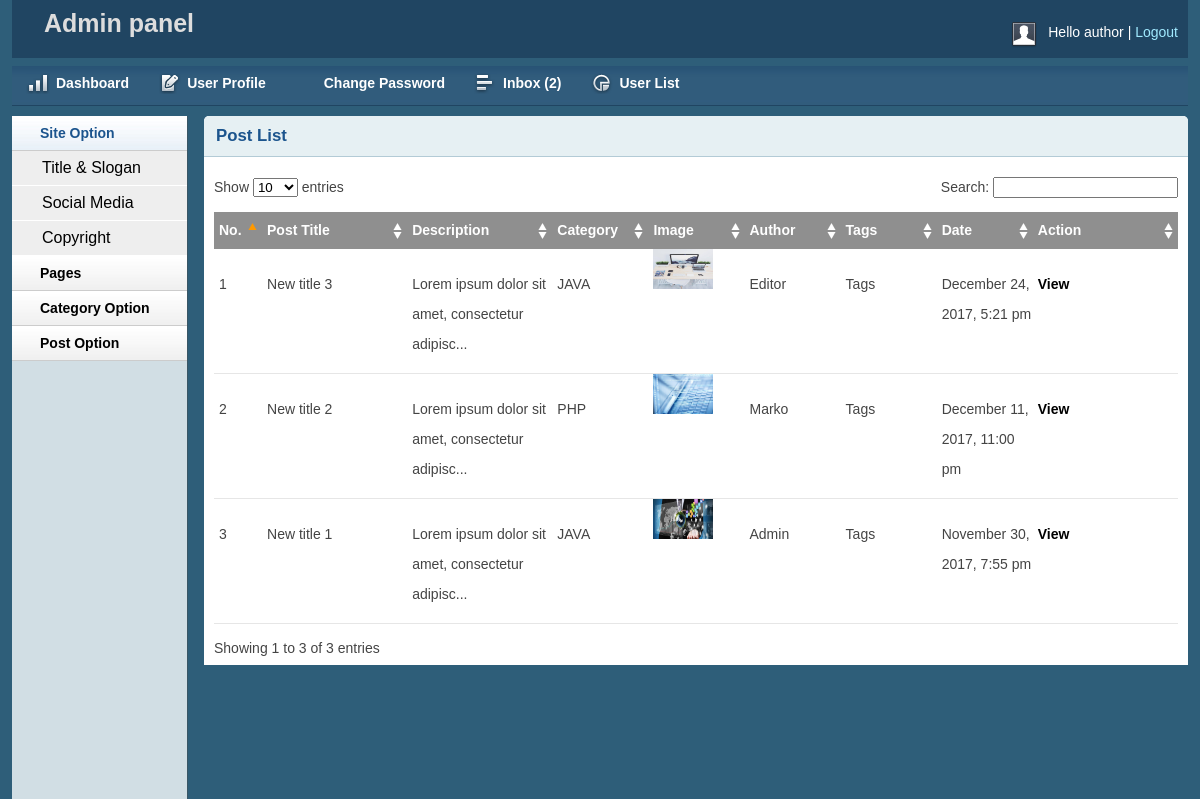
/admin/postlist.php (signed in), run on the app's committed database.
### tables this page shows
CREATE TABLE `tbl_post` (
  `id` int(11) NOT NULL,
  `cat` int(11) NOT NULL,
  `title` varchar(255) NOT NULL,
  `body` text NOT NULL,
  `image` varchar(255) NOT NULL,
  `author` varchar(50) NOT NULL,
  `tags` varchar(255) NOT NULL,
  `date` timestamp NOT NULL DEFAULT CURRENT_TIMESTAMP,
  `userid` int(11) NOT NULL
);

CREATE TABLE `tbl_category` (
  `id` int(11) NOT NULL,
  `name` varchar(50) NOT NULL
);

### lib/Database.php (called while the page is built, shortened)
<?php
Class Database{
	public $host   = DB_HOST;
	public $user   = DB_USER;
	public $pass   = DB_PASS;
	public $dbname = DB_NAME;
	public $link;
	private function connectDB(){
	$this->link = new mysqli($this->host, $this->user, $this->pass, $this->dbname);
 }
	public function select($query){
		$result = $this->link->query($query) or die($this->link->error.__LINE__);
		if($result->num_rows > 0){
			return $result;
		} else {
			return false;
		}
	}
}

### helpers/Format.php (called while the page is built, shortened)
<?php
class Format
{
	public function formatDate($date)
	{
		return date('F j, Y, g:i a', strtotime($date));
	}
	public function textShorten($text, $limit = 400)
	{
		$text = $text. " ";
		$text = substr($text, 0, $limit);
		$text = $text."...";
		return $text;
	}
}
?>

### admin/postlist.php (the view, shortened to what this page needs)
<?php include 'inc/header.php'; ?>
<?php include 'inc/sidebar.php'; ?>
        <div class="grid_10">
            <div class="box round first grid">
                <h2>Post List</h2>
                <div class="block">
                    <table class="data display datatable" id="example">
					<thead>
						<tr>
							<th width="5%">No.</th>
							<th width="15%">Post Title</th>
							<th width="15%">Description</th>
							<th width="10%">Category</th>
							<th width="10%">Image</th>
							<th width="10%">Author</th>
							<th width="10%">Tags</th>
							<th width="10%">Date</th>
							<th width="15%">Action</th>
						</tr>
					</thead>
					<tbody>
				<?php
						$query = "SELECT * , p.id
							FROM `tbl_post` AS p
							INNER JOIN tbl_category AS c ON c.id = p.cat
							ORDER BY p.title DESC";
							$post = $db->select($query);
							if($post){
								$i=0;
								while ($result = $post->fetch_assoc()){
									$i++;
				?>
						<tr class="odd gradeX">
							<td><?php echo $i; ?></td>
							<td><?php echo $result['title']; ?></td>
							<td><?php echo $fm->textShorten($result['body'], 50); ?></td>
							<td><?php echo $result['name']; ?></td>
							<td><img src="<?php echo $result['image']; ?>" height="40px" width="60px"/></td>
							<td><?php echo $result['author']; ?></td>
							<td><?php echo $result['tags']; ?></td>
							<td><?php echo $fm->formatDate($result['date']); ?></td>
							<td>
								<a href="viewpost.php?viewpostid=<?php echo $result['id']; ?>">View</a>
							</td>
						</tr>
					<?php } } ?>
					</tbody>
				</table>
               </div>
            </div>
        </div>

### admin/css/layout.css (style rules this page uses)
body { background: #fff none repeat scroll 0 0; color: #444; font-size: 14px; padding: 0; }
a { color: #000; font-weight:bold; text-decoration: none; }
h1, h2, h3, h4, h5, h6 { line-height:1.2em; margin-bottom:.3em; }
h2 { margin-top:1em; }
.box { background:#fff; margin-bottom:20px; padding:10px 10px 10px 10px; margin-left:-8px; }
.box.grid { padding-bottom:40px; }
.box.round { -moz-border-radius: 5px 5px 0px 0px; -webkit-border-radius: 5px 5px 0px 0px; border-radius: 5px 5px 0px 0px; }
.box h2 { font-size:1.2em; font-weight:bold; color:#1B548D; background:#E6F0F3; margin:-10px -10px 0 -10px; padding:10px 12px; border-bottom:1px solid #B3CBD6; -moz-border-radius: 5px 5px 0px 0px; -webkit-border-radius: 5px 5px 0px 0px; border-radius: 5px 5px 0px 0px; }
.box.first { min-height: 406px; }
.block { padding-top:20px; }
p { margin-bottom:1em; }
.block { padding-bottom:1px; }
table.display { margin: 0 auto; clear: both; width: 100%; }
.sorting_asc { background: #8f8f8f url(../img/table/sort_asc.png) no-repeat center right; padding:8px 5px; text-align:left; color:#fff; }
.sorting { background:#8f8f8f url(../img/table/sort_both.png) no-repeat center right; padding:8px 5px; text-align:left; color:#fff; }
tr.odd { height: 30px; line-height: 30px; border-bottom:1px solid #e6e6e6; }
tr.even { height: 30px; line-height: 30px; border-bottom:1px solid #e6e6e6; }
tr.odd td, tr.even td { padding-left:5px; }

### data on the page
tbl_post: title "New title 3", body "Lorem ipsum dolor sit amet, consectetur adipisc...", tbl_category.name "JAVA", image (picture), author "Editor", tags "Tags", date "December 24, 2017, 5:21 pm"
tbl_post: title "New title 2", body "Lorem ipsum dolor sit amet, consectetur adipisc...", tbl_category.name "PHP", image (picture), author "Marko", tags "Tags", date "December 11, 2017, 11:00 pm"
tbl_post: title "New title 1", body "Lorem ipsum dolor sit amet, consectetur adipisc...", tbl_category.name "JAVA", image (picture), author "Admin", tags "Tags", date "November 30, 2017, 7:55 pm"

### other printed values
Session::get('username') "author"
$count "2"
